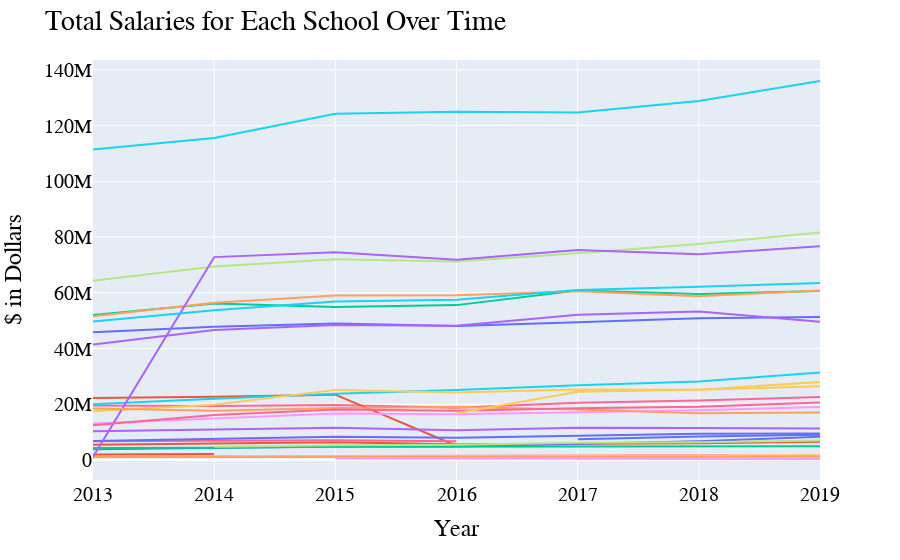

Here is the notebook cell this chart was saved with:
### Markdown cell above
If the data is grouped by department, it looks like the physics and athletics departments are the most heavily funded. Interestingly, the Division of Administration & Finance is the next heavily funded department. However, a lot of these departments should be overlapping. For example, there are several unique CMNS departments because CMNS spans so many subjects. To combine these departments together, we can examine this graph by school, where CMNS would be a single line graph.

### Code cell
fig = px.line(salaries.groupby(['Year','School']).sum().reset_index(), 
              x="Year", y="Salary", color="School", hover_name="School")

fig.update_layout(
    showlegend=False,
    title="Total Salaries for Each School Over Time",
    xaxis_title="Year",
    yaxis_title="$ in Dollars",
    font=dict(
        family="Courier New, monospace",
        size=20,
        color="#000000"
    )
)

fig.show()

### Figure 1 — Plotly figure (JSON) as saved in the notebook; plotly's stock layout.template omitted (floating-point values rounded to 4 significant figures)
{"data": [{"hoverlabel": {"namelength": 0}, "hovertemplate": "<b>%{hovertext}</b><br><br>School=AGNR<br>Year=%{x}<br>Salary=%{y}", "hovertext": ["AGNR", "AGNR", "AGNR", "AGNR", "AGNR", "AGNR", "AGNR"], "legendgroup": "School=AGNR", "line": {"color": "#636efa", "dash": "solid"}, "mode": "lines", "name": "School=AGNR", "showlegend": true, "type": "scatter", "x": [2013, 2014, 2015, 2016, 2017, 2018, 2019], "xaxis": "x", "y": [45840000.0, 47780000.0, 48970000.0, 48070000.0, 49470000.0, 50840000.0, 51300000.0], "yaxis": "y"}, {"hoverlabel": {"namelength": 0}, "hovertemplate": "<b>%{hovertext}</b><br><br>School=ARCH<br>Year=%{x}<br>Salary=%{y}", "hovertext": ["ARCH", "ARCH", "ARCH", "ARCH", "ARCH", "ARCH", "ARCH"], "legendgroup": "School=ARCH", "line": {"color": "#EF553B", "dash": "solid"}, "mode": "lines", "name": "School=ARCH", "showlegend": true, "type": "scatter", "x": [2013, 2014, 2015, 2016, 2017, 2018, 2019], "xaxis": "x", "y": [5486000.0, 5977000.0, 6332000.0, 5681000.0, 5936000.0, 6001000.0, 6530000.0], "yaxis": "y"}, {"hoverlabel": {"namelength": 0}, "hovertemplate": "<b>%{hovertext}</b><br><br>School=ARHU<br>Year=%{x}<br>Salary=%{y}", "hovertext": ["ARHU", "ARHU", "ARHU", "ARHU", "ARHU", "ARHU", "ARHU"], "legendgroup": "School=ARHU", "line": {"color": "#00cc96", "dash": "solid"}, "mode": "lines", "name": "School=ARHU", "showlegend": true, "type": "scatter", "x": [2013, 2014, 2015, 2016, 2017, 2018, 2019], "xaxis": "x", "y": [52010000.0, 56140000.0, 54930000.0, 55570000.0, 60770000.0, 59580000.0, 60600000.0], "yaxis": "y"}, {"hoverlabel": {"namelength": 0}, "hovertemplate": "<b>%{hovertext}</b><br><br>School=BMGT<br>Year=%{x}<br>Salary=%{y}", "hovertext": ["BMGT", "BMGT", "BMGT", "BMGT", "BMGT", "BMGT", "BMGT"], "legendgroup": "School=BMGT", "line": {"color": "#ab63fa", "dash": "solid"}, "mode": "lines", "name": "School=BMGT", "showlegend": true, "type": "scatter", "x": [2013, 2014, 2015, 2016, 2017, 2018, 2019], "xaxis": "x", "y": [41460000.0, 46620000.0, 48480000.0, 48160000.0, 52110000.0, 53240000.0, 49600000.0], "yaxis": "y"}, {"hoverlabel": {"namelength": 0}, "hovertemplate": "<b>%{hovertext}</b><br><br>School=BSOS<br>Year=%{x}<br>Salary=%{y}", "hovertext": ["BSOS", "BSOS", "BSOS", "BSOS", "BSOS", "BSOS", "BSOS"], "legendgroup": "School=BSOS", "line": {"color": "#FFA15A", "dash": "solid"}, "mode": "lines", "name": "School=BSOS", "showlegend": true, "type": "scatter", "x": [2013, 2014, 2015, 2016, 2017, 2018, 2019], "xaxis": "x", "y": [51540000.0, 56390000.0, 59030000.0, 59100000.0, 60540000.0, 58770000.0, 60780000.0], "yaxis": "y"}, {"hoverlabel": {"namelength": 0}, "hovertemplate": "<b>%{hovertext}</b><br><br>School=CMNS<br>Year=%{x}<br>Salary=%{y}", "hovertext": ["CMNS", "CMNS", "CMNS", "CMNS", "CMNS", "CMNS", "CMNS"], "legendgroup": "School=CMNS", "line": {"color": "#19d3f3", "dash": "solid"}, "mode": "lines", "name": "School=CMNS", "showlegend": true, "type": "scatter", "x": [2013, 2014, 2015, 2016, 2017, 2018, 2019], "xaxis": "x", "y": [111400000.0, 115500000.0, 124200000.0, 124900000.0, 124700000.0, 128800000.0, 136000000.0], "yaxis": "y"}, {"hoverlabel": {"namelength": 0}, "hovertemplate": "<b>%{hovertext}</b><br><br>School=EDUC<br>Year=%{x}<br>Salary=%{y}", "hovertext": ["EDUC", "EDUC", "EDUC", "EDUC", "EDUC", "EDUC", "EDUC"], "legendgroup": "School=EDUC", "line": {"color": "#FF6692", "dash": "solid"}, "mode": "lines", "name": "School=EDUC", "showlegend": true, "type": "scatter", "x": [2013, 2014, 2015, 2016, 2017, 2018, 2019], "xaxis": "x", "y": [19510000.0, 19410000.0, 19740000.0, 18710000.0, 20510000.0, 21340000.0, 22630000.0], "yaxis": "y"}, {"hoverlabel": {"namelength": 0}, "hovertemplate": "<b>%{hovertext}</b><br><br>School=ENGR<br>Year=%{x}<br>Salary=%{y}", "hovertext": ["ENGR", "ENGR", "ENGR", "ENGR", "ENGR", "ENGR", "ENGR"], "legendgroup": "School=ENGR", "line": {"color": "#B6E880", "dash": "solid"}, "mode": "lines", "name": "School=ENGR", "showlegend": true, "type": "scatter", "x": [2013, 2014, 2015, 2016, 2017, 2018, 2019], "xaxis": "x", "y": [64270000.0, 69440000.0, 72020000.0, 71230000.0, 74210000.0, 77480000.0, 81650000.0], "yaxis": "y"}, {"hoverlabel": {"namelength": 0}, "hovertemplate": "<b>%{hovertext}</b><br><br>School=EXST<br>Year=%{x}<br>Salary=%{y}", "hovertext": ["EXST", "EXST", "EXST", "EXST", "EXST", "EXST", "EXST"], "legendgroup": "School=EXST", "line": {"color": "#FF97FF", "dash": "solid"}, "mode": "lines", "name": "School=EXST", "showlegend": true, "type": "scatter", "x": [2013, 2014, 2015, 2016, 2017, 2018, 2019], "xaxis": "x", "y": [1204000.0, 1356000.0, 1549000.0, 1727000.0, 1724000.0, 1779000.0, 1515000.0], "yaxis": "y"}, {"hoverlabel": {"namelength": 0}, "hovertemplate": "<b>%{hovertext}</b><br><br>School=GRAD<br>Year=%{x}<br>Salary=%{y}", "hovertext": ["GRAD", "GRAD", "GRAD", "GRAD", "GRAD", "GRAD", "GRAD"], "legendgroup": "School=GRAD", "line": {"color": "#FECB52", "dash": "solid"}, "mode": "lines", "name": "School=GRAD", "showlegend": true, "type": "scatter", "x": [2013, 2014, 2015, 2016, 2017, 2018, 2019], "xaxis": "x", "y": [1000000.0, 1435000.0, 1457000.0, 1522000.0, 1440000.0, 1408000.0, 1716000.0], "yaxis": "y"}, {"hoverlabel": {"namelength": 0}, "hovertemplate": "<b>%{hovertext}</b><br><br>School=INFO<br>Year=%{x}<br>Salary=%{y}", "hovertext": ["INFO", "INFO", "INFO", "INFO", "INFO", "INFO", "INFO"], "legendgroup": "School=INFO", "line": {"color": "#636efa", "dash": "solid"}, "mode": "lines", "name": "School=INFO", "showlegend": true, "type": "scatter", "x": [2013, 2014, 2015, 2016, 2017, 2018, 2019], "xaxis": "x", "y": [3858000.0, 4213000.0, 4806000.0, 4850000.0, 5743000.0, 6731000.0, 8312000.0], "yaxis": "y"}, {"hoverlabel": {"namelength": 0}, "hovertemplate": "<b>%{hovertext}</b><br><br>School=IT<br>Year=%{x}<br>Salary=%{y}", "hovertext": ["IT", "IT", "IT", "IT"], "legendgroup": "School=IT", "line": {"color": "#EF553B", "dash": "solid"}, "mode": "lines", "name": "School=IT", "showlegend": true, "type": "scatter", "x": [2013, 2014, 2015, 2016], "xaxis": "x", "y": [22260000.0, 22690000.0, 23450000.0, 5127000.0], "yaxis": "y"}, {"hoverlabel": {"namelength": 0}, "hovertemplate": "<b>%{hovertext}</b><br><br>School=JOUR<br>Year=%{x}<br>Salary=%{y}", "hovertext": ["JOUR", "JOUR", "JOUR", "JOUR", "JOUR", "JOUR", "JOUR"], "legendgroup": "School=JOUR", "line": {"color": "#00cc96", "dash": "solid"}, "mode": "lines", "name": "School=JOUR", "showlegend": true, "type": "scatter", "x": [2013, 2014, 2015, 2016, 2017, 2018, 2019], "xaxis": "x", "y": [4322000.0, 4385000.0, 4759000.0, 4788000.0, 4809000.0, 4643000.0, 4911000.0], "yaxis": "y"}, {"hoverlabel": {"namelength": 0}, "hovertemplate": "<b>%{hovertext}</b><br><br>School=LIBR<br>Year=%{x}<br>Salary=%{y}", "hovertext": ["LIBR", "LIBR", "LIBR", "LIBR", "LIBR", "LIBR", "LIBR"], "legendgroup": "School=LIBR", "line": {"color": "#ab63fa", "dash": "solid"}, "mode": "lines", "name": "School=LIBR", "showlegend": true, "type": "scatter", "x": [2013, 2014, 2015, 2016, 2017, 2018, 2019], "xaxis": "x", "y": [10350000.0, 10990000.0, 11550000.0, 10640000.0, 11600000.0, 11530000.0, 11320000.0], "yaxis": "y"}, {"hoverlabel": {"namelength": 0}, "hovertemplate": "<b>%{hovertext}</b><br><br>School=Office of Inst Research, Planning & Assessment<br>Year=%{x}<br>Salary=%{y}", "hovertext": ["Office of Inst Research, Planning & Assessment", "Office of Inst Research, Planning & Assessment", "Office of Inst Research, Planning & Assessment", "Office of Inst Research, Planning & Assessment", "Office of Inst Research, Planning & Assessment", "Office of Inst Research, Planning & Assessment", "Office of Inst Research, Planning & Assessment"], "legendgroup": "School=Office of Inst Research, Planning & Assessment", "line": {"color": "#FFA15A", "dash": "solid"}, "mode": "lines", "name": "School=Office of Inst Research, Planning & Assessment", "showlegend": true, "type": "scatter", "x": [2013, 2014, 2015, 2016, 2017, 2018, 2019], "xaxis": "x", "y": [1036000.0, 1139000.0, 1253000.0, 1218000.0, 1190000.0, 1190000.0, 1286893], "yaxis": "y"}, {"hoverlabel": {"namelength": 0}, "hovertemplate": "<b>%{hovertext}</b><br><br>School=PRES<br>Year=%{x}<br>Salary=%{y}", "hovertext": ["PRES", "PRES", "PRES", "PRES", "PRES", "PRES", "PRES"], "legendgroup": "School=PRES", "line": {"color": "#19d3f3", "dash": "solid"}, "mode": "lines", "name": "School=PRES", "showlegend": true, "type": "scatter", "x": [2013, 2014, 2015, 2016, 2017, 2018, 2019], "xaxis": "x", "y": [19970000.0, 22010000.0, 23750000.0, 25140000.0, 26860000.0, 28150000.0, 31380000.0], "yaxis": "y"}, {"hoverlabel": {"namelength": 0}, "hovertemplate": "<b>%{hovertext}</b><br><br>School=PUAF<br>Year=%{x}<br>Salary=%{y}", "hovertext": ["PUAF", "PUAF", "PUAF", "PUAF"], "legendgroup": "School=PUAF", "line": {"color": "#FF6692", "dash": "solid"}, "mode": "lines", "name": "School=PUAF", "showlegend": true, "type": "scatter", "x": [2013, 2014, 2015, 2016], "xaxis": "x", "y": [6711000.0, 6829000.0, 7113000.0, 6712000.0], "yaxis": "y"}, {"hoverlabel": {"namelength": 0}, "hovertemplate": "<b>%{hovertext}</b><br><br>School=SGC<br>Year=%{x}<br>Salary=%{y}", "hovertext": ["SGC"], "legendgroup": "School=SGC", "line": {"color": "#B6E880", "dash": "solid"}, "mode": "lines", "name": "School=SGC", "showlegend": true, "type": "scatter", "x": [2013], "xaxis": "x", "y": [3969000.0], "yaxis": "y"}, {"hoverlabel": {"namelength": 0}, "hovertemplate": "<b>%{hovertext}</b><br><br>School=SPHL<br>Year=%{x}<br>Salary=%{y}", "hovertext": ["SPHL", "SPHL", "SPHL", "SPHL", "SPHL", "SPHL", "SPHL"], "legendgroup": "School=SPHL", "line": {"color": "#FF97FF", "dash": "solid"}, "mode": "lines", "name": "School=SPHL", "showlegend": true, "type": "scatter", "x": [2013, 2014, 2015, 2016, 2017, 2018, 2019], "xaxis": "x", "y": [13070000.0, 14780000.0, 16640000.0, 16450000.0, 17180000.0, 17840000.0, 19050000.0], "yaxis": "y"}, {"hoverlabel": {"namelength": 0}, "hovertemplate": "<b>%{hovertext}</b><br><br>School=SVPAAP<br>Year=%{x}<br>Salary=%{y}", "hovertext": ["SVPAAP", "SVPAAP", "SVPAAP", "SVPAAP", "SVPAAP", "SVPAAP", "SVPAAP"], "legendgroup": "School=SVPAAP", "line": {"color": "#FECB52", "dash": "solid"}, "mode": "lines", "name": "School=SVPAAP", "showlegend": true, "type": "scatter", "x": [2013, 2014, 2015, 2016, 2017, 2018, 2019], "xaxis": "x", "y": [17460000.0, 19870000.0, 25160000.0, 24220000.0, 25340000.0, 25250000.0, 27970000.0], "yaxis": "y"}, {"hoverlabel": {"namelength": 0}, "hovertemplate": "<b>%{hovertext}</b><br><br>School=UGST<br>Year=%{x}<br>Salary=%{y}", "hovertext": ["UGST", "UGST", "UGST", "UGST", "UGST", "UGST", "UGST"], "legendgroup": "School=UGST", "line": {"color": "#636efa", "dash": "solid"}, "mode": "lines", "name": "School=UGST", "showlegend": true, "type": "scatter", "x": [2013, 2014, 2015, 2016, 2017, 2018, 2019], "xaxis": "x", "y": [6805000.0, 7631000.0, 8326000.0, 8009000.0, 8810000.0, 9442000.0, 9488000.0], "yaxis": "y"}, {"hoverlabel": {"namelength": 0}, "hovertemplate": "<b>%{hovertext}</b><br><br>School=Undergraduate Admissions<br>Year=%{x}<br>Salary=%{y}", "hovertext": ["Undergraduate Admissions", "Undergraduate Admissions"], "legendgroup": "School=Undergraduate Admissions", "line": {"color": "#EF553B", "dash": "solid"}, "mode": "lines", "name": "School=Undergraduate Admissions", "showlegend": true, "type": "scatter", "x": [2013, 2014], "xaxis": "x", "y": [1985000.0, 2113000.0], "yaxis": "y"}, {"hoverlabel": {"namelength": 0}, "hovertemplate": "<b>%{hovertext}</b><br><br>School=VPAA<br>Year=%{x}<br>Salary=%{y}", "hovertext": ["VPAA"], "legendgroup": "School=VPAA", "line": {"color": "#00cc96", "dash": "solid"}, "mode": "lines", "name": "School=VPAA", "showlegend": true, "type": "scatter", "x": [2013], "xaxis": "x", "y": [63870000.0], "yaxis": "y"}, {"hoverlabel": {"namelength": 0}, "hovertemplate": "<b>%{hovertext}</b><br><br>School=VPAF<br>Year=%{x}<br>Salary=%{y}", "hovertext": ["VPAF", "VPAF", "VPAF", "VPAF", "VPAF", "VPAF", "VPAF"], "legendgroup": "School=VPAF", "line": {"color": "#ab63fa", "dash": "solid"}, "mode": "lines", "name": "School=VPAF", "showlegend": true, "type": "scatter", "x": [2013, 2014, 2015, 2016, 2017, 2018, 2019], "xaxis": "x", "y": [1109000.0, 72790000.0, 74520000.0, 71840000.0, 75380000.0, 73850000.0, 76720000.0], "yaxis": "y"}, {"hoverlabel": {"namelength": 0}, "hovertemplate": "<b>%{hovertext}</b><br><br>School=VPR<br>Year=%{x}<br>Salary=%{y}", "hovertext": ["VPR", "VPR", "VPR", "VPR", "VPR", "VPR", "VPR"], "legendgroup": "School=VPR", "line": {"color": "#FFA15A", "dash": "solid"}, "mode": "lines", "name": "School=VPR", "showlegend": true, "type": "scatter", "x": [2013, 2014, 2015, 2016, 2017, 2018, 2019], "xaxis": "x", "y": [18490000.0, 17660000.0, 18620000.0, 19020000.0, 18160000.0, 16760000.0, 17070000.0], "yaxis": "y"}, {"hoverlabel": {"namelength": 0}, "hovertemplate": "<b>%{hovertext}</b><br><br>School=VPSA<br>Year=%{x}<br>Salary=%{y}", "hovertext": ["VPSA", "VPSA", "VPSA", "VPSA", "VPSA", "VPSA", "VPSA"], "legendgroup": "School=VPSA", "line": {"color": "#19d3f3", "dash": "solid"}, "mode": "lines", "name": "School=VPSA", "showlegend": true, "type": "scatter", "x": [2013, 2014, 2015, 2016, 2017, 2018, 2019], "xaxis": "x", "y": [49720000.0, 53730000.0, 56900000.0, 57540000.0, 61030000.0, 62120000.0, 63540000.0], "yaxis": "y"}, {"hoverlabel": {"namelength": 0}, "hovertemplate": "<b>%{hovertext}</b><br><br>School=VPUR<br>Year=%{x}<br>Salary=%{y}", "hovertext": ["VPUR", "VPUR", "VPUR", "VPUR", "VPUR", "VPUR", "VPUR"], "legendgroup": "School=VPUR", "line": {"color": "#FF6692", "dash": "solid"}, "mode": "lines", "name": "School=VPUR", "showlegend": true, "type": "scatter", "x": [2013, 2014, 2015, 2016, 2017, 2018, 2019], "xaxis": "x", "y": [12450000.0, 16100000.0, 18110000.0, 17660000.0, 18570000.0, 19070000.0, 20620000.0], "yaxis": "y"}, {"hoverlabel": {"namelength": 0}, "hovertemplate": "<b>%{hovertext}</b><br><br>School=USG<br>Year=%{x}<br>Salary=%{y}", "hovertext": ["USG", "USG", "USG", "USG", "USG", "USG"], "legendgroup": "School=USG", "line": {"color": "#B6E880", "dash": "solid"}, "mode": "lines", "name": "School=USG", "showlegend": true, "type": "scatter", "x": [2014, 2015, 2016, 2017, 2018, 2019], "xaxis": "x", "y": [4729000.0, 5316000.0, 5467000.0, 6199000.0, 6416000.0, 6965123], "yaxis": "y"}, {"hoverlabel": {"namelength": 0}, "hovertemplate": "<b>%{hovertext}</b><br><br>School= VPUR<br>Year=%{x}<br>Salary=%{y}", "hovertext": [" VPUR", " VPUR", " VPUR", " VPUR", " VPUR"], "legendgroup": "School= VPUR", "line": {"color": "#FF97FF", "dash": "solid"}, "mode": "lines", "name": "School= VPUR", "showlegend": true, "type": "scatter", "x": [2015, 2016, 2017, 2018, 2019], "xaxis": "x", "y": [529100.0, 529100.0, 533600.0, 507500.0, 362800.0], "yaxis": "y"}, {"hoverlabel": {"namelength": 0}, "hovertemplate": "<b>%{hovertext}</b><br><br>School=DIT<br>Year=%{x}<br>Salary=%{y}", "hovertext": ["DIT", "DIT", "DIT", "DIT"], "legendgroup": "School=DIT", "line": {"color": "#FECB52", "dash": "solid"}, "mode": "lines", "name": "School=DIT", "showlegend": true, "type": "scatter", "x": [2016, 2017, 2018, 2019], "xaxis": "x", "y": [16760000.0, 24480000.0, 25160000.0, 26450000.0], "yaxis": "y"}, {"hoverlabel": {"namelength": 0}, "hovertemplate": "<b>%{hovertext}</b><br><br>School=PLCY<br>Year=%{x}<br>Salary=%{y}", "hovertext": ["PLCY", "PLCY", "PLCY"], "legendgroup": "School=PLCY", "line": {"color": "#636efa", "dash": "solid"}, "mode": "lines", "name": "School=PLCY", "showlegend": true, "type": "scatter", "x": [2017, 2018, 2019], "xaxis": "x", "y": [7424000.0, 8410000.0, 9107000.0], "yaxis": "y"}], "layout": {"font": {"color": "#000000", "family": "Courier New, monospace", "size": 20}, "legend": {"tracegroupgap": 0}, "margin": {"t": 60}, "showlegend": false, "title": {"text": "Total Salaries for Each School Over Time"}, "xaxis": {"anchor": "y", "domain": [0, 1], "title": {"text": "Year"}}, "yaxis": {"anchor": "x", "domain": [0, 1], "title": {"text": "$ in Dollars"}}}}
